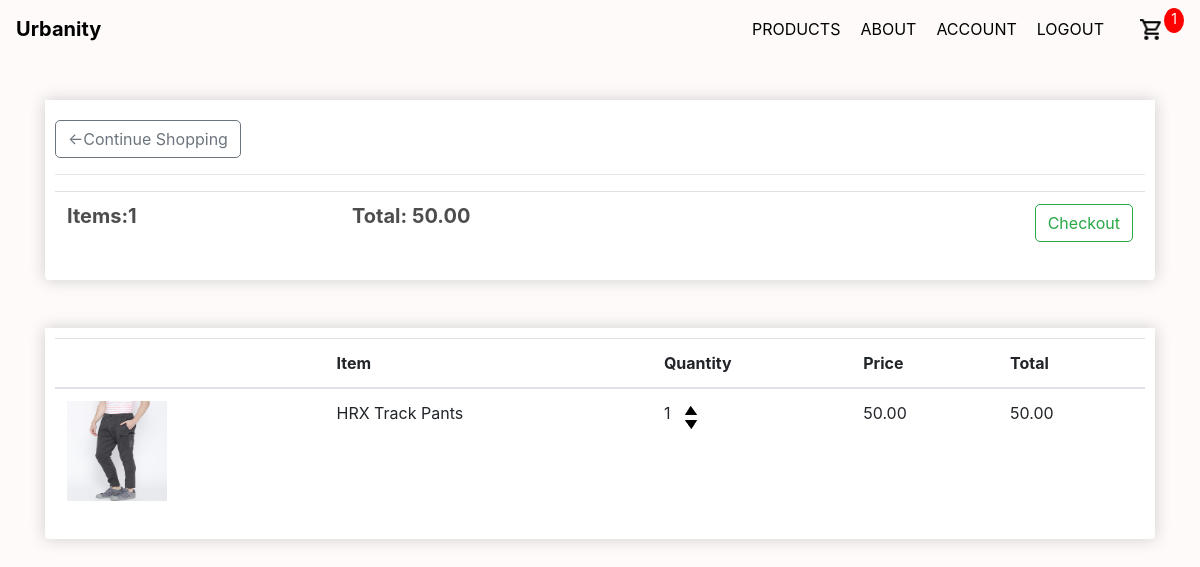
The page /cart/ (signed in) on the database its author committed.
### Urbanity/models.py (models this page shows, shortened)
class Order(models.Model):
    customer = models.ForeignKey(Customer, on_delete=models.SET_NULL, blank = True, null=True)
    transaction_id = models.CharField(max_length=200)
    completed = models.BooleanField(default=False, blank=False, null=True)
    date_ordered = models.DateTimeField(auto_now_add=True)
    @property
    def get_cart_total(self):
        orderItems = self.orderitem_set.all()
        total = sum([item.getTotal for item in orderItems])
        return total
    @property
    def get_cart_items(self):
        orderItems = self.orderitem_set.all()
        total = sum([item.quantity for item in orderItems])
        return total

class OrderItem(models.Model):
    product = models.ForeignKey(Product, on_delete=models.SET_NULL, blank = True, null=True)
    order = models.ForeignKey(Order, on_delete=models.SET_NULL, blank = True, null=True)
    quantity = models.IntegerField(default=0, blank = True, null=True)
    date_ordered = models.DateTimeField(auto_now_add=True, blank = True, null=True)
    @property
    def getTotal(self):
        total = self.quantity * self.product.item_price;
        return total;

class Product(models.Model):
    item_name = models.CharField(max_length=200)
    item_price = models.DecimalField(max_digits=7, decimal_places=2)
    item_image = models.ImageField(null=True, blank = True)
    quantity = models.IntegerField(default=1)
    @property
    def imageURL(self):
        try:
            url = self.item_image.url
        except:
            url = ''
        return url

### Urbanity/views.py (the view)
# urls.py: path('cart/', views.cart, name="cart"),
def cart(request):
    data = cartData(request)
    items = data['items']
    order = data['order']
    cartItems = data['cartItems']
    context={'items':items, 'order':order, 'cartItems':cartItems}
    return render(request, 'cart.html', context)

### Urbanity/utils.py (called while the page is built)
def cartData(request):
    if request.user.is_authenticated:
        customer = request.user.customer
        order, created = Order.objects.get_or_create(customer=customer, completed = False)
        items = order.orderitem_set.all()
        cartItems = order.get_cart_items
    else:
        cookieData = cookieCart(request)
        items = cookieData['items']
        order = cookieData['order']
        cartItems = cookieData['cartItems']
    return {'items':items, 'order':order, 'cartItems':cartItems}

### templates/cart.html
{% extends 'main.html' %}
{% load static %}
{% block content %}
{% if order.get_cart_items %}
<div class="container"  style="padding-top:100px;">
  <div class="box-element product" style="padding-top:20px;">
    <a href="{% url 'products' %}"  class="btn btn-outline-secondary add-btn">&#x2190;Continue Shopping</a>
    <hr>
    <table class="table">
      <tr>
        <th><h5><strong>Items:{{ order.get_cart_items }}</strong></h5></th>
        <th><h5><strong>Total: {{ order.get_cart_total }}</strong></h5></th>
        <th>  <a href="{% url 'checkout'%}" style="display: inline-block; float: right" class="btn btn-outline-success">Checkout</a></th>
      </tr>
    </table>
  </div>
  <br>
  <br>
  <div class="box-element product">
    <table class="table">
      <thead>
        <tr>
          <th></th>
          <th>Item</th>
          <th>Quantity</th>
          <th>Price</th>
          <th>Total</th>
        </tr>
      </thead>
      <tbody>
        {% for item in items %}
        <tr>
          <td><img class="row-image img-fluid" src="{{ item.product.imageURL }}" alt=""></td>
          <td>{{item.product.item_name}}</td>
          <td >
              <p class="quantity" style="vertical-align: top;">{{ item.quantity }}</p>
              <div class="quantity">
    							<img data-product= {{ item.product.id}} data-action="add" class="chg-quantity update-cart" src="{% static  'images/arrow-up.png' %}">
    							<img data-product= {{ item.product.id}} data-action="remove" class="chg-quantity update-cart" src="{% static  'images/arrow-down.png' %}">
    					</div>
          </td>
          <td>{{item.product.item_price}}</td>
          <td>{{item.getTotal}}</td>
        </tr>
      {% endfor %}
      </tbody>
      </table>
    {% else %}
           <img id="cart-empty" src="{% static  'images/Empty-Cart.jpg' %}">
    {% endif %}
</div>
{% endblock %}

### static/css/main.css (style rules this page uses)
body { background-color: hsl(1, 100%, 99%); overflow:auto; }
h1,h2,h3,h4,h5,h6 { color:hsl(0, 0%, 30%); }
.box-element { box-shadow:hsl(0, 0%, 80%) 0 0 16px; background-color: #fff; border-radius: 4px; padding: 10px; }
.product { border-radius: 0 0 4px 4px; }
.btn { border-radius: 5px; }
.row-image { width: 100px; height: 100px; }
.quantity { display: inline-block; padding-right:10px; }
.chg-quantity { width: 12px; cursor: pointer; display: block; margin-top: 5px; transition:.1s; }

### static/css/login.css (style rules this page uses)
a { text-decoration:none; color:#444444; }

### rows shown on the page
Order: get_cart_items "1", get_cart_total "50.00"
OrderItem: product.imageURL (picture), product.item_name "HRX Track Pants", quantity "1", product.item_price "50.00", getTotal "50.00"

### other values the page prints
{{ cartItems }} "1"
